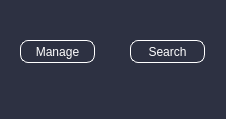
<?xml version="1.0" encoding="UTF-8"?>
<ui version="4.0">
 <class>MainWindow</class>
 <widget class="QMainWindow" name="MainWindow">
  <property name="geometry">
   <rect>
    <x>0</x>
    <y>0</y>
    <width>226</width>
    <height>119</height>
   </rect>
  </property>
  <property name="windowTitle">
   <string>MainWindow</string>
  </property>
  <property name="styleSheet">
   <string notr="true">background-color: #2d3142 ;
color: white;
</string>
  </property>
  <widget class="QWidget" name="centralwidget">
   <widget class="QPushButton" name="ManageButton">
    <property name="geometry">
     <rect>
      <x>20</x>
      <y>40</y>
      <width>75</width>
      <height>23</height>
     </rect>
    </property>
    <property name="styleSheet">
     <string notr="true">border: 1px solid white;
border-radius: 8px;
</string>
    </property>
    <property name="text">
     <string>Manage</string>
    </property>
   </widget>
   <widget class="QPushButton" name="SearchButton">
    <property name="geometry">
     <rect>
      <x>130</x>
      <y>40</y>
      <width>75</width>
      <height>23</height>
     </rect>
    </property>
    <property name="styleSheet">
     <string notr="true">border: 1px solid white;
border-radius: 8px;
</string>
    </property>
    <property name="text">
     <string>Search</string>
    </property>
   </widget>
  </widget>
  <widget class="QMenuBar" name="menubar">
   <property name="geometry">
    <rect>
     <x>0</x>
     <y>0</y>
     <width>226</width>
     <height>21</height>
    </rect>
   </property>
  </widget>
  <widget class="QStatusBar" name="statusbar"/>
 </widget>
 <resources/>
 <connections/>
</ui>
